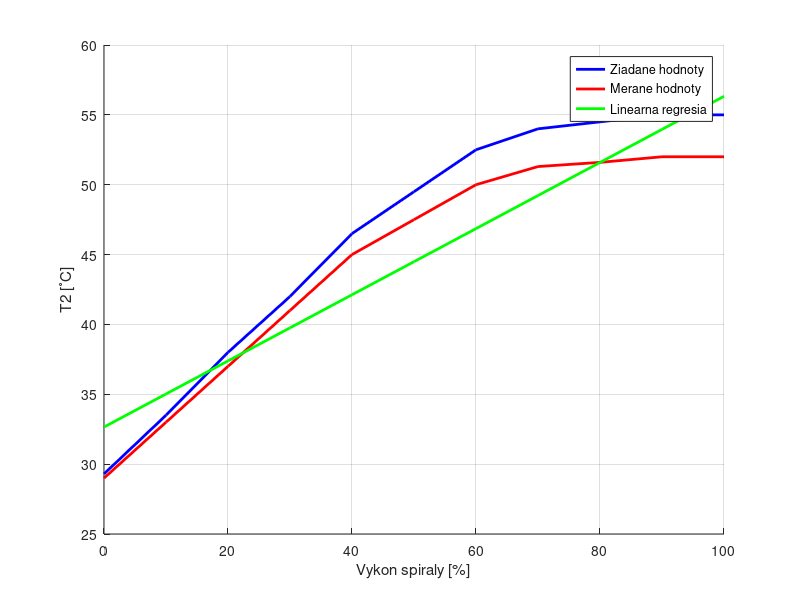

Reproduce this figure in MATLAB.
clc;
clear;
close all;

load("out11.mat");
data_wanted = [29.3 33.5 38 42 46.5 49.5 52.5 54 54.5 55 55];
data =        [29 33 37 41 45 47.5 50 51.3 51.6 52 52];
e = data_wanted - data;
u = [0 10 20 30 40 50 60 70 80 90 100]';
l=ones(size(u)); % jednotkovy vektor

% a) ----

h1=[l,u]; % matica H
theta1=inv(h1'*h1)*h1'*data'; % odhad parametrov
y1=h1*theta1;   % vektor vystupov modelu
% e=y-y1;   % vektor odchylok
q1=e'*e;      % suma kvadratov odchylok 

% b) ----

u2 = u.^2;
h2 = [l,u,u2];
theta_kvadr=inv(h2'*h2)*h2'*data'; % odhad parametrov 
y2 = h2 * theta_kvadr;

% c) ----

h3 = [l,sqrt(u)];
theta_odmoc = inv(h3'*h3)*h3'*data';
y3 = h3 * theta_odmoc;


% prevodova charakteristika
figure(1)
hold on
plot(u,data_wanted,'b', 'LineWidth', 2)
plot(u,data,'r','LineWidth', 2)
plot(u,y1,'g','LineWidth', 2)
% plot(u,y2,'k','LineWidth', 2)
% plot(u,y3,'c','LineWidth', 2)
grid on
legend('Ziadane hodnoty', ...
	'Merane hodnoty', ...
	'Linearna regresia')
% 	'Kvadraticka regresia', ...
% 	'Odmocninova regresia', ...
% 	"Location","northwest")
ylabel("T2 [˚C]")
xlabel("Vykon spiraly [%]")
hold off


% vykreslenie grafu ----

% figure(2)
% x= 0:0.2:2264.4;
% y_graph= out.ScopeData.signals.values;
% y2_graph= out.ScopeData.signals(2).values;
% plot (x,y_graph)
% hold on
% plot (x,y2_graph)
% xlabel("Temperature [°C]")
% ylabel("Time [s]")
% xlim([0, 2264.4])
% legend("T2")
% grid on
